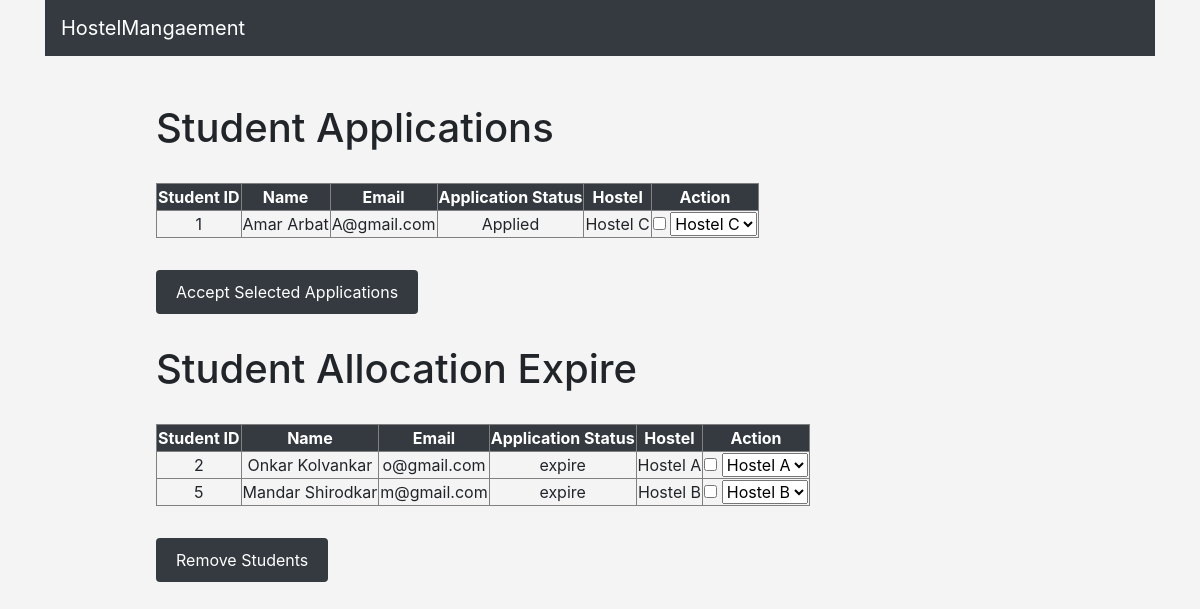
Page /admin_page/ on the earlier database version.
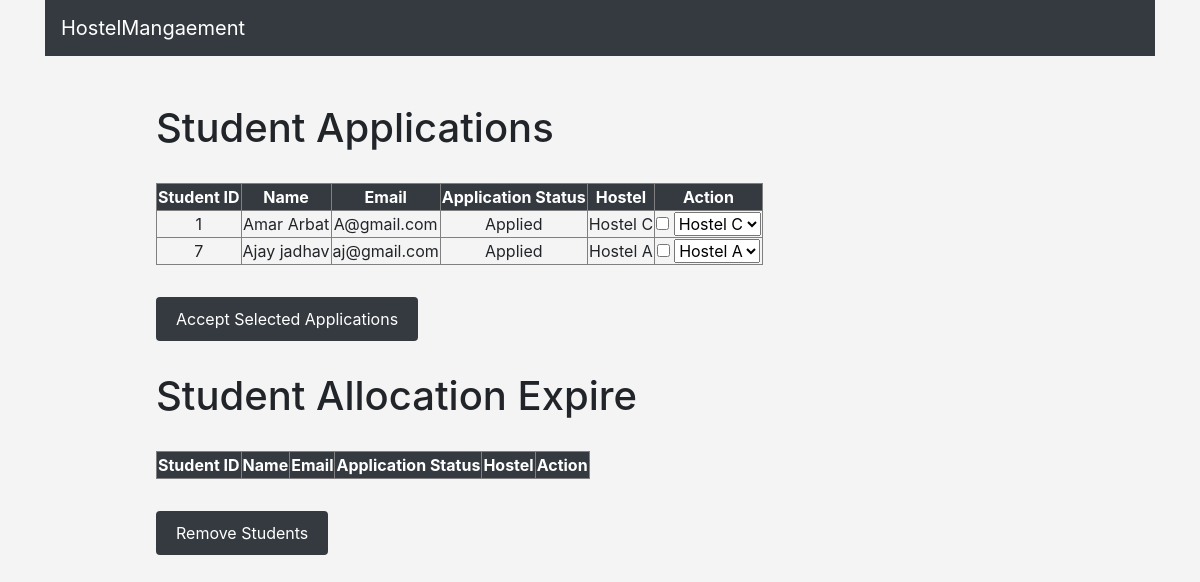
Same page on the later database version.
### hostel/models.py (models this page shows, shortened)
class student(models.Model):
    student_id = models.IntegerField(primary_key=True)
    student_name = models.CharField(max_length=30)
    student_semester = models.IntegerField()
    student_year = models.CharField(max_length=30)
    student_email = models.CharField(max_length=30)
    student_branch = models.CharField(max_length = 30)
    student_phone = models.IntegerField()
    student_age = models.IntegerField()
    address_area = models.CharField(max_length = 100)
    address_city = models.CharField(max_length = 40)
    address_state = models.CharField(max_length = 40)
    student_start_date=models.DateField()
    student_end_date=models.DateField()
    student_application_status= models.CharField(max_length=30,default="Applied")
    hostel_name = models.ForeignKey(Hostel, on_delete=models.CASCADE)

class Hostel(models.Model):
    hostel_name = models.CharField(max_length=30,primary_key=True)
    no_of_vacancy = models.IntegerField()
    no_of_students = models.IntegerField()
    def __str__(self):
        return self.hostel_name

### hostel/views.py (the view)
# urls.py: path('admin_page/', views.admin_page, name='admin_page'),
def admin_page(request):
    student_applications = student.objects.filter(student_application_status='Applied')
    hostels = Hostel.objects.all()
    student_alloteds = student.objects.all()
    for student_alloted in student_alloteds:
        if student_alloted.student_end_date < timezone.now().date():
            student_alloted.student_application_status = 'expire'
            student_alloted.save()
    student_allocation_expire=student.objects.filter(student_application_status='expire')
    return render(request, 'admin_page.html', {'student_applications': student_applications, 'hostels': hostels, 'student_allocation_expire': student_allocation_expire})

### hostel/templates/admin_page.html (shortened to what this page needs)
<!DOCTYPE html>
<html lang="en">
<head>
    <link rel="stylesheet" href="https://cdn.jsdelivr.net/npm/bootstrap@4.0.0/dist/css/bootstrap.min.css">
</head>
<body>
    <div class="container title_container">
        <nav class="navbar navbar-expand-lg navbar-light bg-dark">
        <a class="navbar-brand title" href="{% url 'home' %}" >HostelMangaement</a>
        </nav>
    </div>
    <div class="admin_page_content">
        <h1 class="admin_page_data">Student Applications</h1>
        <form method="post" action="{% url 'accept_applications' %}">
            <table border="1" class="admin_page_data">
                <tr>
                    <th>Student ID</th>
                    <th>Name</th>
                    <th>Email</th>
                    <th>Application Status</th>
                    <th>Hostel</th>
                    <th>Action</th>
                </tr>
                {% for application in student_applications %}
                    <tr>
                        <td>{{ application.student_id }}</td>
                        <td>{{ application.student_name }}</td>
                        <td>{{ application.student_email }}</td>
                        <td>{{ application.student_application_status }}</td>
                        <td>{{ application.hostel_name.hostel_name }}</td>
                        <td>
                            <input type="checkbox" name="student_id" value="{{ application.student_id }}">
                            <select name="hostel_name">
                                    <option value="{{ application.hostel_name.hostel_name }}"> {{ application.hostel_name.hostel_name }} </option>
                            </select>
                        </td>
                    </tr>
                {% endfor %}
            </table>
            <button type="submit" class="admin_page_data">Accept Selected Applications</button>
        </form>
        <h1 class="admin_page_data"> Student Allocation Expire </h1>
        <form method="POST" action="{% url 'expire_allotement' %}">
            <table border="1" class="admin_page_data" >
                <tr>
                    <th>Student ID</th>
                    <th>Name</th>
                    <th>Email</th>
                    <th>Application Status</th>
                    <th>Hostel</th>
                    <th>Action</th>
                </tr>
                {% for student_allocation_expire in student_allocation_expire %}
                    <tr>
                        <td>{{ student_allocation_expire.student_id }}</td>
                        <td>{{ student_allocation_expire.student_name }}</td>
                        <td>{{ student_allocation_expire.student_email }}</td>
                        <td>{{ student_allocation_expire.student_application_status }}</td>
                        <td>{{ student_allocation_expire.hostel_name }}</td>
                        <td>
                            <input type="checkbox" name="student_id" value="{{ student_allocation_expire.student_id }}">
                            <select name="hostel_name">
                                    <option value="{{ student_allocation_expire.hostel_name.hostel_name }}"> {{ student_allocation_expire.hostel_name.hostel_name }} </option>
                            </select>
                        </td>
                    </tr>
                {% endfor %}
            </table>
            <button type="submit" class="admin_page_data"> Remove Students </button>
        </form>
    </div>
</body>
</html>

### hostel/templates/admin_page.html (style rules this page uses)
body { background-color: #f4f4f4; }
.title_container { margin-bottom: 20px; }
.navbar { background-color: #343a40; color: #ffffff; }
.navbar-brand { color: #ffffff !important; }
.admin_page_content { margin-top: 4%; margin-left: 13%; }
.admin_page_data { margin-top: 3%; }
th, td { text-align: center; }
th { background-color: #343a40; color: #ffffff; }
button { background-color: #343a40; color: #ffffff; border: none; padding: 10px 20px; border-radius: 4px; cursor: pointer; }

Differences in the rows shown:
removed student: student_id "2", student_name "Onkar Kolvankar", student_email "o@gmail.com", student_application_status "expire", hostel_name "Hostel A", shown under "Student Allocation Expire"
removed student: student_id "5", student_name "Mandar Shirodkar", student_email "m@gmail.com", student_application_status "expire", hostel_name "Hostel B", shown under "Student Allocation Expire"
added student: student_id "7", student_name "Ajay jadhav", student_email "aj@gmail.com", student_application_status "Applied", hostel_name.hostel_name "Hostel A", hostel_name "Hostel A", shown under "Student Applications"
